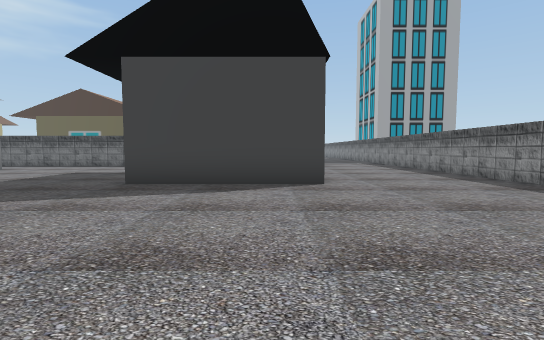
view 1 (above)

24 first-person views from a walk through a scene from a Unity 3-D project. The camera is 1.4 m above the floor, tilts 4° down and sees 85° across. The floor is counted in squares, 2 m on a side. Each view is taken from the middle of a square. On the plan, view 1 faces up. The plan holds only what a view shows up to about 10 squares ahead; the rest is blank. The place goes on beyond the plan. The player character is not drawn. Some surface patterns are stand-ins.

view 2
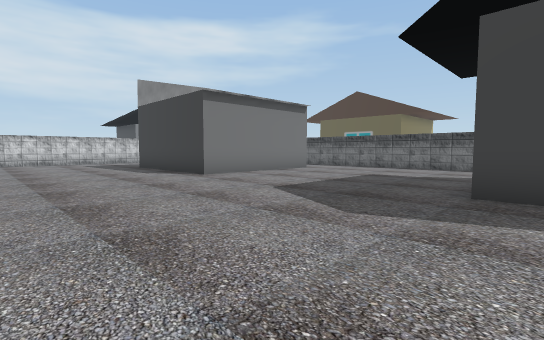

view 3
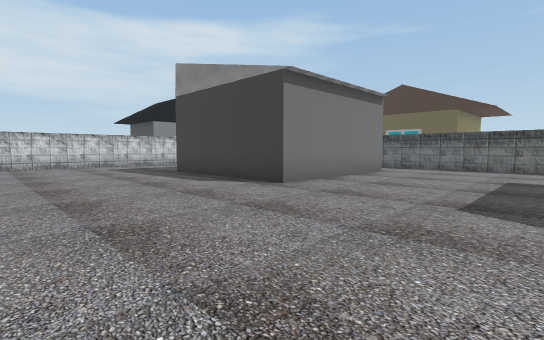

view 4
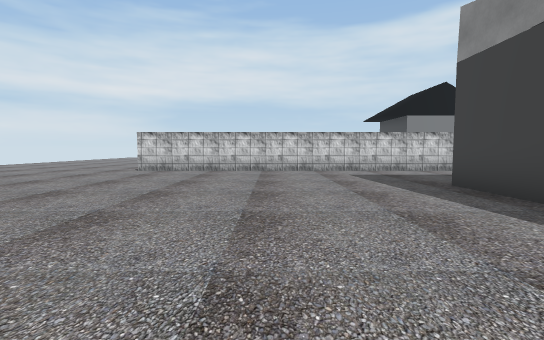

view 5
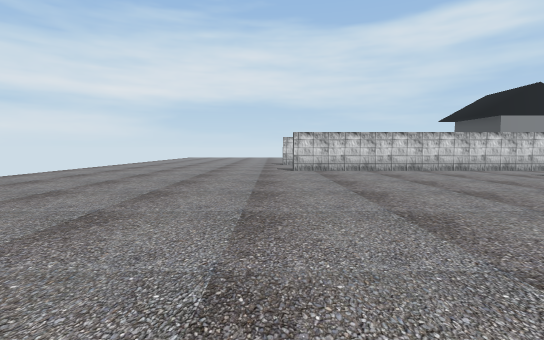

view 6
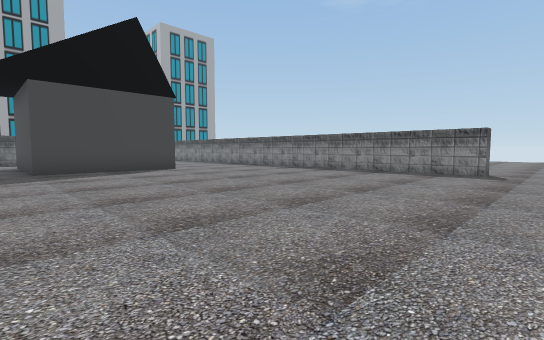

view 7
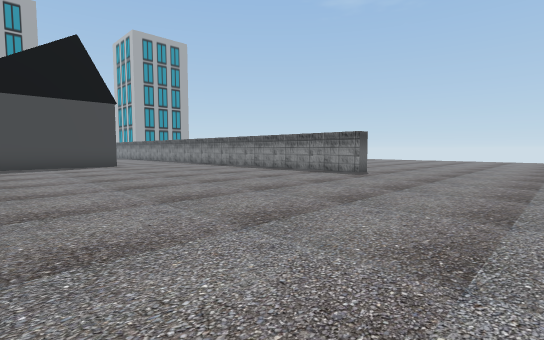

view 8
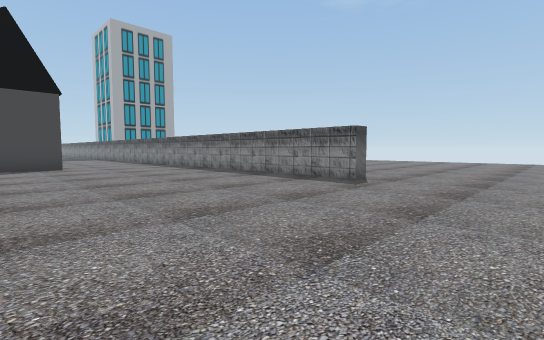

view 9
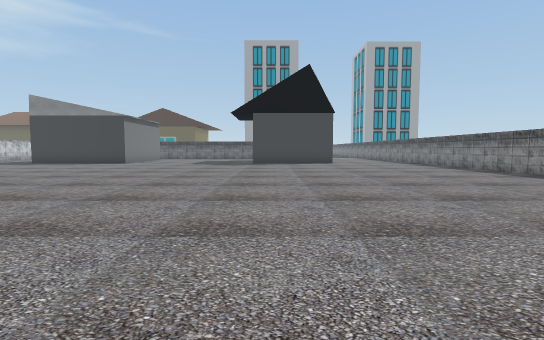

view 10
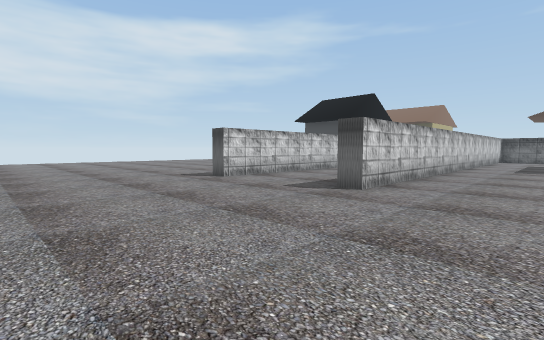

view 11
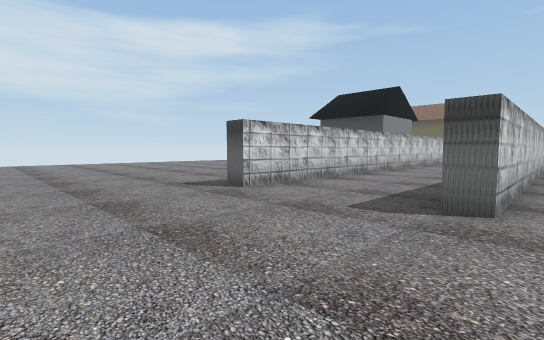

view 12
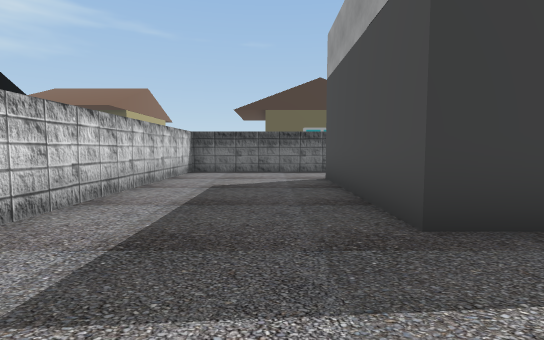

view 13
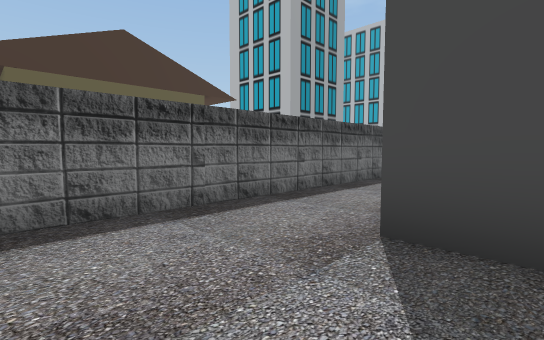

view 14
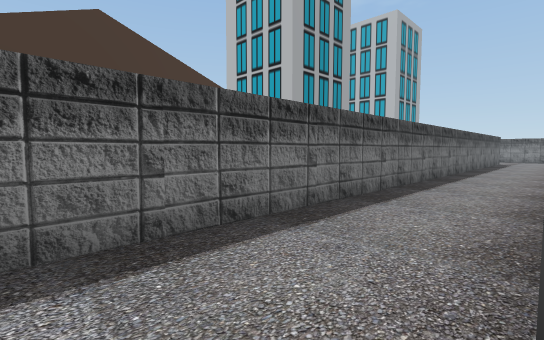

view 15
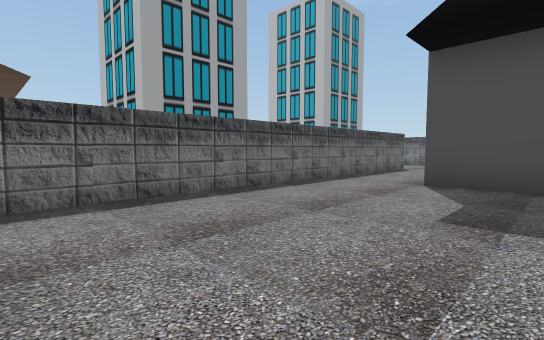

view 16
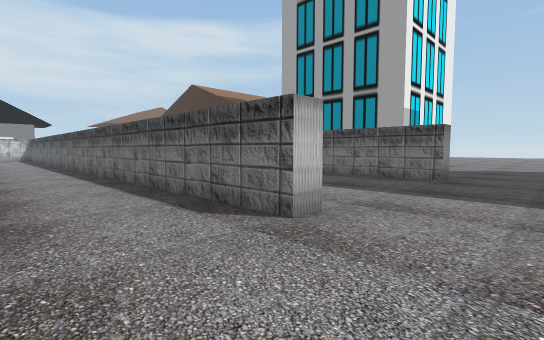

view 17
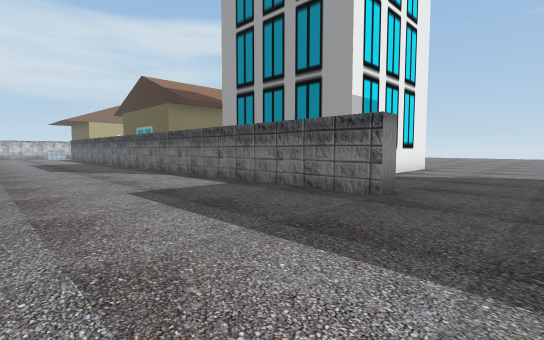

view 18
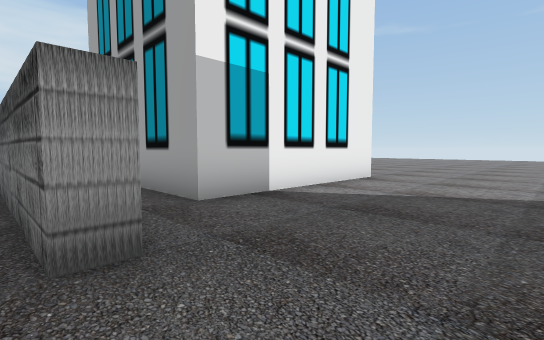

view 19
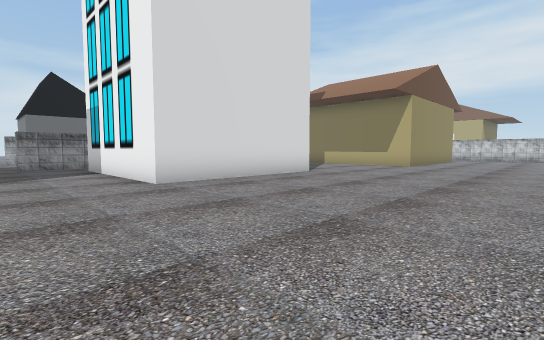

view 20
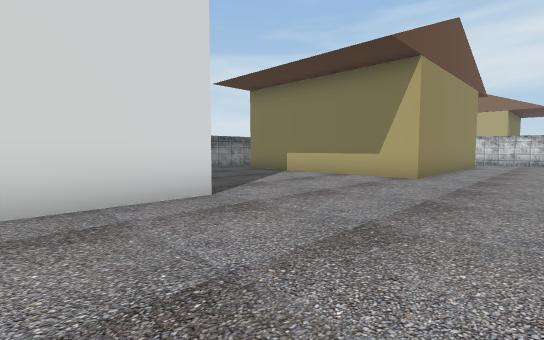

view 21
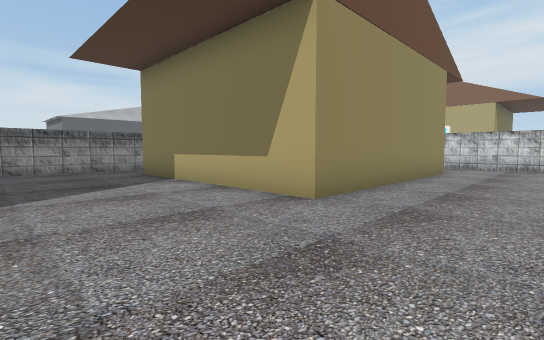

view 22
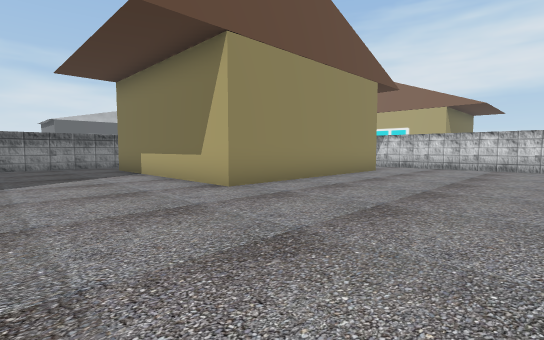

view 23
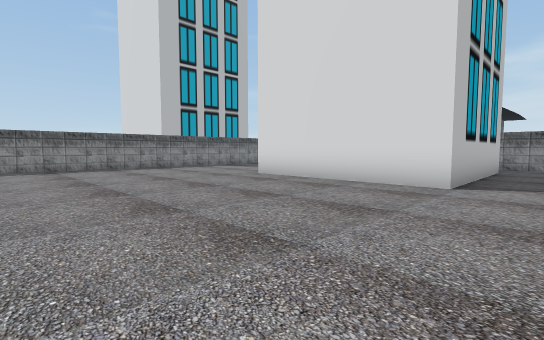

view 24
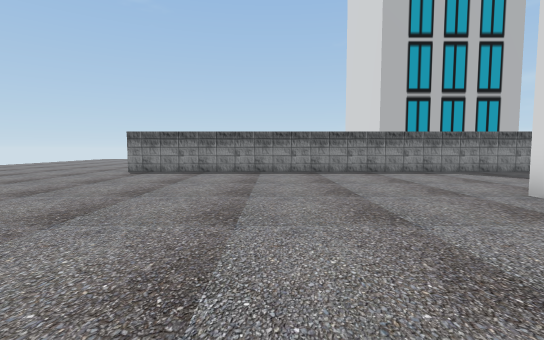

### Floor plan
Key: @ floor where view 1 was taken; # wall or solid block; . floor; = window, fence, low wall or low ledge; H house.
Columns run from 22 left of view 1 to 9 right of it. Each row starts with its distance up from view 1.
 30       .....................#
 29     #......................#
 28     #......................#
 27     #......................#
 26     #......................#
 25     #..HHHHHH..............#
 24             H.....#####....#
 23             H.....#   #....#
 22             H.....#   #....#
 21        H    H.....#   #....#
 20        HHHHHH.....#####....#
 19              .....   ......
 18             ......    .....
 17             #############..
 16                ............
 15               =............
 14               .............
 13                 ...........
 12     #####################..
 11     #......................
 10     #....H  H.......H   ...#
  9     #....H  H......H    ...#
  8     #....H  H......H    ...#
  7     #....H  H......H    ...#
  6     #....HHHH......HHHHH...#
  5     #......................
  4 #.. #......................
  3 #.. #......................
  2 #...#......................#
  1 #...#......................#
  0 #...#.................@....#
 -1 #...#......................#
 -2 #...#......................#....
 -3 ................................
 -4 .............. .................
 -5 .............   ................
 -6 ............     ...............
 -7 ...........       ............
 -8     ......         ...
 -9     .....           .

Positions as (right, up) in squares from view 1, and headings:
1: (0, 0), facing up
2: (-2, 1), facing up-left
3: (-5, 1), facing up-left
4: (-8, 2), facing left
5: (-8, -3), facing left
6: (-4, -4), facing up-right
7: (-3, -7), facing up-right
8: (-1, -6), facing up-right
9: (-2, -9), facing up
10: (-15, -7), facing up-left
11: (-17, -6), facing up-left
12: (-15, 3), facing up
13: (-16, 9), facing up-right
14: (-15, 10), facing up-right
15: (-9, 8), facing up-right
16: (4, 10), facing up-left
17: (4, 13), facing up-left
18: (4, 17), facing up-left
19: (3, 30), facing down-left
20: (-2, 28), facing down-left
21: (-6, 28), facing down-left
22: (-6, 30), facing down-left
23: (-6, 30), facing down-right
24: (-4, 28), facing right
